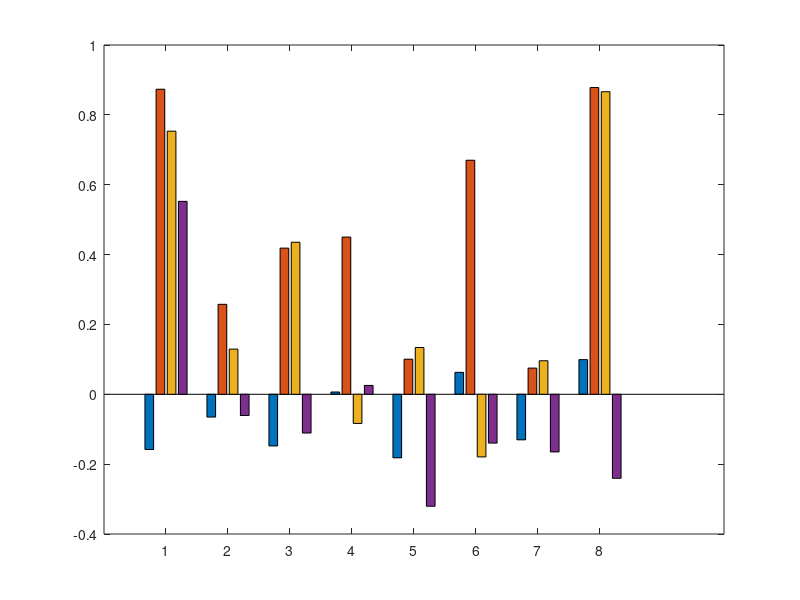
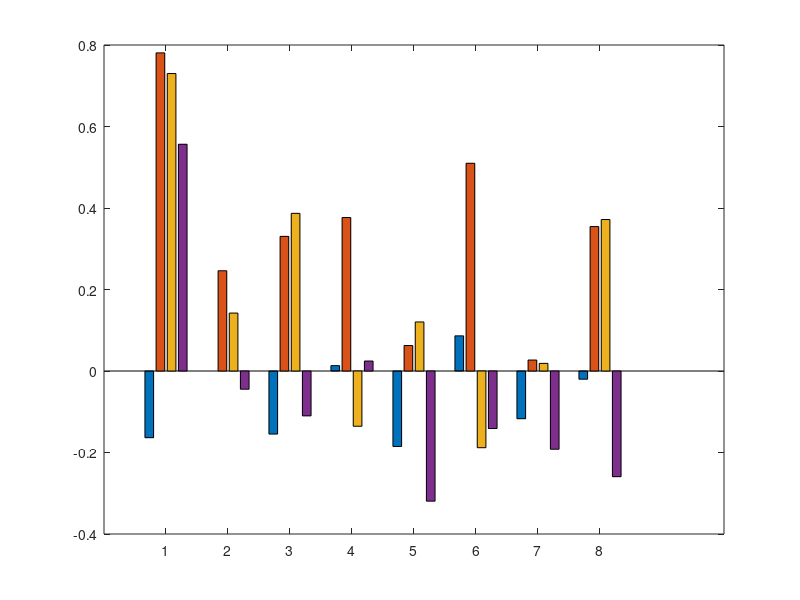
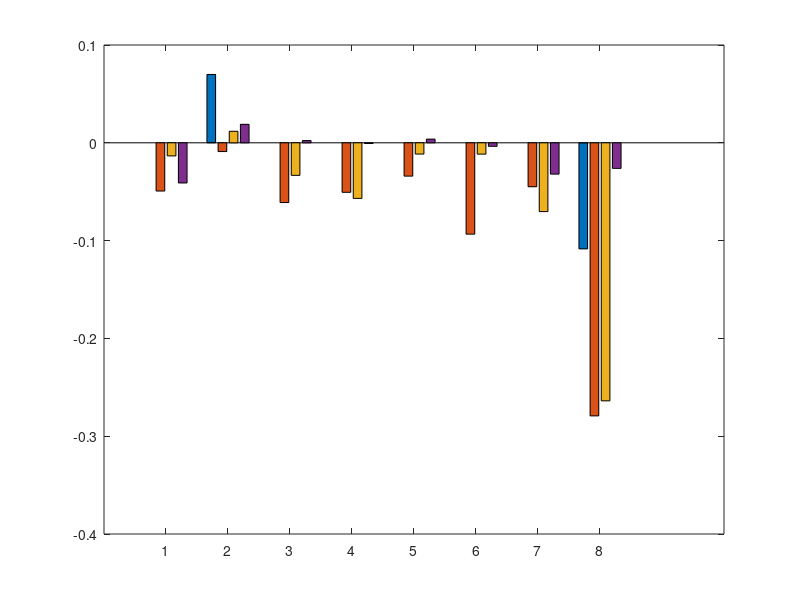
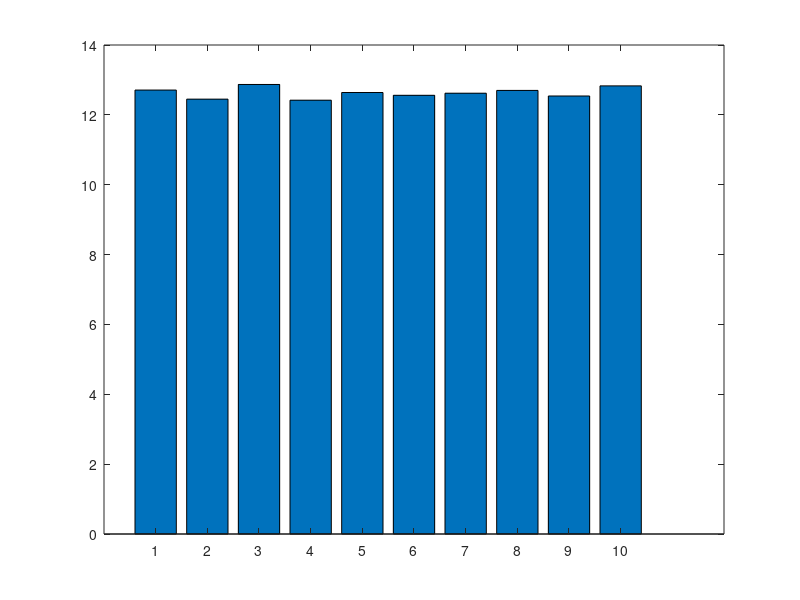

MATLAB code for these plots, in order:
% results of calibration investigations
% results are area % area>5mm % vol % vol cm3, vol_b cm3
% volumes need multiplying by 25 to get to cm3
old=[68.92 39.97   10.5 6.11     58.19
66.92 40.51   8.89 6.26     70.41
64.95 34.94   5.95 3.36     56.47
72.82 55.08  12.22 5.31     43.45
69.26 21.83   4.18 4.32    103.3
79.48 55.05  18.46 2.55    13.81
75.61 69.04  31.45 8.54    27.15  
72.16 63.57  26.69 3.47    13.00  ];
new=[67.51 35.81   8.84 5.11    58.19
62.94 37.54   8.31 6.26    75.33
62.82 28.52   5.07 2.84    56.47
73.04 55.02  12.30 5.38    43.45
65.48 16.71   3.42 3.52    103.3
78.09 58.95  19.62 2.77    13.81
72.74 65.00  27.35 7.54    27.15
70.71 62.34  29.34 3.40    11.59];
newdig=[82.62 74.37  19.67 10.88    55.32 
73.37 49.75  11.18 7.80     69.78
70.45 51.58   8.44 4.47     53.02    
79.40 68.27  17.72 7.31     41.25
73.93 23.80   4.60 4.59     99.78
86.28 79.05  30.83 3.85     12.52
80.12 72.52  33.81 8.77     25.93   
86.00 78.76  50.13 4.70     9.37];
newcal=[80.28  70.83 18.41 10.57    57.41
72.49 42.32  10.04 7.15     71.24
69.72 51.74   8.54 4.66     54.59
71.86 51.11  11.20 4.59     40.98
68.89 23.57   4.74 4.84     102.11
76.38 43.03  15.15 2.07     13.65
83.83 74.57  34.47 8.70     25.24
85.31 77.53  49.81 4.76     9.57];
cal2004nosw=[77.30  64.60 15.95 9.40     58.93
65.17 33.50   8.27 5.93     71.70 
62.71 28.00   4.73 2.70     57.11
75.82 61.29  12.59 5.44     43.24
52.95 11.42   2.47 2.57    104.12
76.38 43.03  15.15 2.07    13.65
77.40 67.37  26.63 4.17    26.39
63.48 49.56  20.63 2.63   12.74];
cal2004=[79.09  67.08 16.30 9.51     55.8
68.47 35.69   8.35 5.98     71.74
65.12 32.55   5.29 2.99     56.60
76.56 60.94  12.53 5.44     43.42
58.21 12.98   2.84 2.94    103.69
79.10 47.35  15.88 2.19    13.76
78.53 68.49  26.26 6.90    26.28
65.13 50.83  20.27 2.57   12.66 ];
tentimes=[85.81             28.97          12.71          3.68            77.55
87.42             32.47          12.45          4.04            80.72
84.89             26.32          12.87          3.39            73.18
86.17             31.51          12.42          3.91            79.42
85.13             28.08          12.64          3.55            76.64
85.16             28.72          12.56          3.61            77.20
85.71             29.50          12.62          3.72            78.30
84.87             27.14          12.70          3.45            75.59
86.11             31.01          12.54          3.89            79.25
84.29             26.56          12.83          3.41            74.50
];
old(:,4)=old(:,4)*25;
old(:,5)=old(:,5)*25;
new(:,4)=new(:,4)*25;
new(:,5)=new(:,5)*25;
newdig(:,4)=newdig(:,4)*25;
newdig(:,5)=newdig(:,5)*25;
newcal(:,4)=newcal(:,4)*25;
newcal(:,5)=newcal(:,5)*25;
cal2004(:,4)=cal2004(:,4)*25;
cal2004(:,5)=cal2004(:,5)*25;
tentimes(:,4)=tentimes(:,4)*25;
tentimes(:,5)=tentimes(:,5)*25;
% get difference between my results and old results
diffnew=new-old;
diffnewdig=newdig-old;
diffnewcal=newcal-old;
diffcal2004=cal2004-old;
% calculate normalised difference so can consider all images together
diffnew=diffnew./old;
diffnewdig=diffnewdig./old;
diffnewcal=diffnewcal./old;
diffcal2004=diffcal2004./old;
% plot some bar charts - first, % glandular vol
barstatspv(:,1)=diffnew(:,3);
barstatspv(:,2)=diffnewdig(:,3);
barstatspv(:,3)=diffnewcal(:,3);
barstatspv(:,4)=diffcal2004(:,3);
figure;h=bar(barstatspv,'grouped');
%set(h,'Name','percent v_g');
% now glandular vol
barstatsgv(:,1)=diffnew(:,4);
barstatsgv(:,2)=diffnewdig(:,4);
barstatsgv(:,3)=diffnewcal(:,4);
barstatsgv(:,4)=diffcal2004(:,4);
figure;h=bar(barstatsgv,'grouped');
%set(h,'Name',' v_g cm3');
% now breast vol
barstatsbv(:,1)=diffnew(:,5);
barstatsbv(:,2)=diffnewdig(:,5);
barstatsbv(:,3)=diffnewcal(:,5);
barstatsbv(:,4)=diffcal2004(:,5);
figure;h=bar(barstatsbv,'grouped');
%set(h,'Name','v_b cm3');
figure;bar(tentimes(:,3));